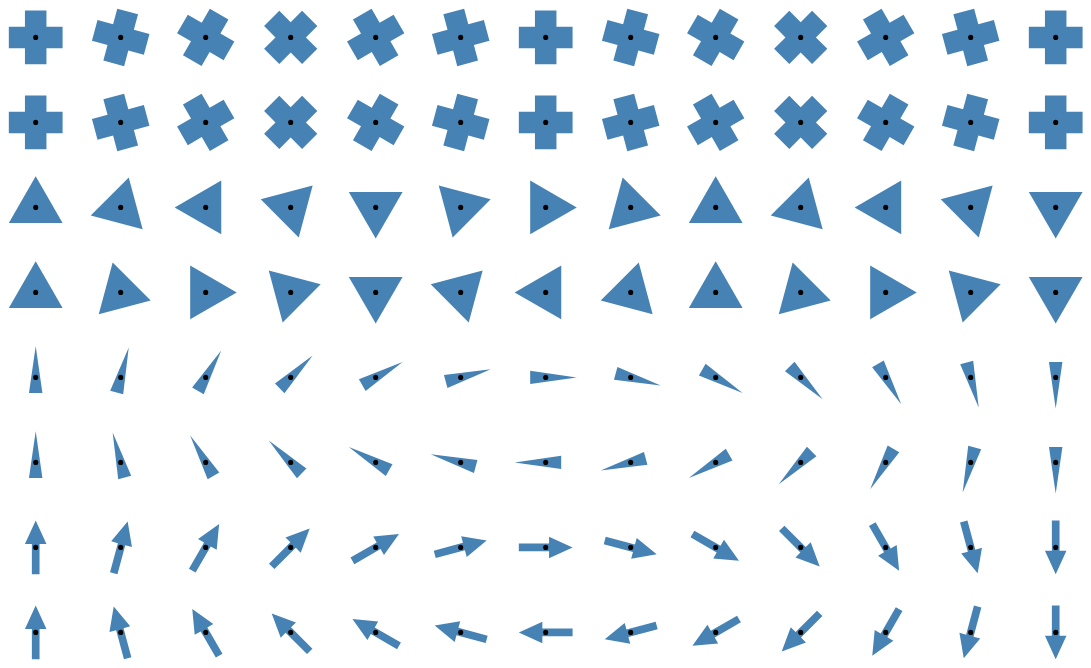

Write the Vega-Lite specification saved for this chart.
### Vega specification from a JSON file in a GitHub repository (floating-point values rounded to 4 significant figures)
{"$schema": "https://vega.github.io/schema/vega/v4.json", "padding": 5, "signals": [{"name": "baseAngle", "value": 0, "bind": {"input": "range", "min": -180, "max": 180, "step": 1}}], "data": [{"name": "table", "values": [{"u": 1, "v": 1, "a": 0, "s": "cross"}, {"u": 1, "v": 2, "a": 15, "s": "cross"}, {"u": 1, "v": 3, "a": 30, "s": "cross"}, {"u": 1, "v": 4, "a": 45, "s": "cross"}, {"u": 1, "v": 5, "a": 60, "s": "cross"}, {"u": 1, "v": 6, "a": 75, "s": "cross"}, {"u": 1, "v": 7, "a": 90, "s": "cross"}, {"u": 1, "v": 8, "a": 105, "s": "cross"}, {"u": 1, "v": 9, "a": 120, "s": "cross"}, {"u": 1, "v": 10, "a": 135, "s": "cross"}, {"u": 1, "v": 11, "a": 150, "s": "cross"}, {"u": 1, "v": 12, "a": 165, "s": "cross"}, {"u": 1, "v": 13, "a": 180, "s": "cross"}, {"u": 2, "v": 1, "a": 0, "s": "cross"}, {"u": 2, "v": 2, "a": -15, "s": "cross"}, {"u": 2, "v": 3, "a": -30, "s": "cross"}, {"u": 2, "v": 4, "a": -45, "s": "cross"}, {"u": 2, "v": 5, "a": -60, "s": "cross"}, {"u": 2, "v": 6, "a": -75, "s": "cross"}, {"u": 2, "v": 7, "a": -90, "s": "cross"}, {"u": 2, "v": 8, "a": -105, "s": "cross"}, {"u": 2, "v": 9, "a": -120, "s": "cross"}, {"u": 2, "v": 10, "a": -135, "s": "cross"}, {"u": 2, "v": 11, "a": -150, "s": "cross"}, {"u": 2, "v": 12, "a": -165, "s": "cross"}, {"u": 2, "v": 13, "a": -180, "s": "cross"}, {"u": 3, "v": 1, "a": 0, "s": "triangle"}, {"u": 3, "v": 2, "a": 15, "s": "triangle"}, {"u": 3, "v": 3, "a": 30, "s": "triangle"}, {"u": 3, "v": 4, "a": 45, "s": "triangle"}, {"u": 3, "v": 5, "a": 60, "s": "triangle"}, {"u": 3, "v": 6, "a": 75, "s": "triangle"}, {"u": 3, "v": 7, "a": 90, "s": "triangle"}, {"u": 3, "v": 8, "a": 105, "s": "triangle"}, {"u": 3, "v": 9, "a": 120, "s": "triangle"}, {"u": 3, "v": 10, "a": 135, "s": "triangle"}, {"u": 3, "v": 11, "a": 150, "s": "triangle"}, {"u": 3, "v": 12, "a": 165, "s": "triangle"}, {"u": 3, "v": 13, "a": 180, "s": "triangle"}, {"u": 4, "v": 1, "a": 0, "s": "triangle"}, {"u": 4, "v": 2, "a": -15, "s": "triangle"}, {"u": 4, "v": 3, "a": -30, "s": "triangle"}, {"u": 4, "v": 4, "a": -45, "s": "triangle"}, {"u": 4, "v": 5, "a": -60, "s": "triangle"}, {"u": 4, "v": 6, "a": -75, "s": "triangle"}, {"u": 4, "v": 7, "a": -90, "s": "triangle"}, {"u": 4, "v": 8, "a": -105, "s": "triangle"}, {"u": 4, "v": 9, "a": -120, "s": "triangle"}, {"u": 4, "v": 10, "a": -135, "s": "triangle"}, {"u": 4, "v": 11, "a": -150, "s": "triangle"}, {"u": 4, "v": 12, "a": -165, "s": "triangle"}, {"u": 4, "v": 13, "a": -180, "s": "triangle"}, {"u": 5, "v": 1, "a": 0, "s": "wedge"}, {"u": 5, "v": 2, "a": 15, "s": "wedge"}, {"u": 5, "v": 3, "a": 30, "s": "wedge"}, {"u": 5, "v": 4, "a": 45, "s": "wedge"}, {"u": 5, "v": 5, "a": 60, "s": "wedge"}, {"u": 5, "v": 6, "a": 75, "s": "wedge"}, {"u": 5, "v": 7, "a": 90, "s": "wedge"}, {"u": 5, "v": 8, "a": 105, "s": "wedge"}, {"u": 5, "v": 9, "a": 120, "s": "wedge"}, {"u": 5, "v": 10, "a": 135, "s": "wedge"}, {"u": 5, "v": 11, "a": 150, "s": "wedge"}, {"u": 5, "v": 12, "a": 165, "s": "wedge"}, {"u": 5, "v": 13, "a": 180, "s": "wedge"}, {"u": 6, "v": 1, "a": 0, "s": "wedge"}, {"u": 6, "v": 2, "a": -15, "s": "wedge"}, {"u": 6, "v": 3, "a": -30, "s": "wedge"}, {"u": 6, "v": 4, "a": -45, "s": "wedge"}, {"u": 6, "v": 5, "a": -60, "s": "wedge"}, {"u": 6, "v": 6, "a": -75, "s": "wedge"}, {"u": 6, "v": 7, "a": -90, "s": "wedge"}, {"u": 6, "v": 8, "a": -105, "s": "wedge"}, {"u": 6, "v": 9, "a": -120, "s": "wedge"}, {"u": 6, "v": 10, "a": -135, "s": "wedge"}, {"u": 6, "v": 11, "a": -150, "s": "wedge"}, {"u": 6, "v": 12, "a": -165, "s": "wedge"}, {"u": 6, "v": 13, "a": -180, "s": "wedge"}, {"u": 7, "v": 1, "a": 0, "s": "arrow"}, {"u": 7, "v": 2, "a": 15, "s": "arrow"}, {"u": 7, "v": 3, "a": 30, "s": "arrow"}, {"u": 7, "v": 4, "a": 45, "s": "arrow"}, {"u": 7, "v": 5, "a": 60, "s": "arrow"}, {"u": 7, "v": 6, "a": 75, "s": "arrow"}, {"u": 7, "v": 7, "a": 90, "s": "arrow"}, {"u": 7, "v": 8, "a": 105, "s": "arrow"}, {"u": 7, "v": 9, "a": 120, "s": "arrow"}, {"u": 7, "v": 10, "a": 135, "s": "arrow"}, {"u": 7, "v": 11, "a": 150, "s": "arrow"}, {"u": 7, "v": 12, "a": 165, "s": "arrow"}, {"u": 7, "v": 13, "a": 180, "s": "arrow"}, {"u": 8, "v": 1, "a": 0, "s": "arrow"}, {"u": 8, "v": 2, "a": -15, "s": "arrow"}, {"u": 8, "v": 3, "a": -30, "s": "arrow"}, {"u": 8, "v": 4, "a": -45, "s": "arrow"}, {"u": 8, "v": 5, "a": -60, "s": "arrow"}, {"u": 8, "v": 6, "a": -75, "s": "arrow"}, {"u": 8, "v": 7, "a": -90, "s": "arrow"}, {"u": 8, "v": 8, "a": -105, "s": "arrow"}, {"u": 8, "v": 9, "a": -120, "s": "arrow"}, {"u": 8, "v": 10, "a": -135, "s": "arrow"}, {"u": 8, "v": 11, "a": -150, "s": "arrow"}, {"u": 8, "v": 12, "a": -165, "s": "arrow"}, {"u": 8, "v": 13, "a": -180, "s": "arrow"}]}], "scales": [{"name": "xscale", "type": "band", "range": {"step": 50}, "domain": {"data": "table", "field": "v"}}, {"name": "yscale", "type": "band", "range": {"step": 50}, "domain": {"data": "table", "field": "u"}}], "marks": [{"type": "symbol", "from": {"data": "table"}, "encode": {"enter": {"shape": {"field": "s"}, "x": {"scale": "xscale", "field": "v"}, "y": {"scale": "yscale", "field": "u"}, "size": {"value": 1000}}, "update": {"fill": {"value": "steelblue"}, "angle": {"field": "a", "offset": {"signal": "baseAngle"}}}, "hover": {"fill": {"value": "firebrick"}}}}, {"type": "symbol", "from": {"data": "table"}, "interactive": false, "encode": {"enter": {"shape": {"value": "circle"}, "x": {"scale": "xscale", "field": "v"}, "y": {"scale": "yscale", "field": "u"}, "size": {"value": 9}, "fill": {"value": "#000"}}}}]}
